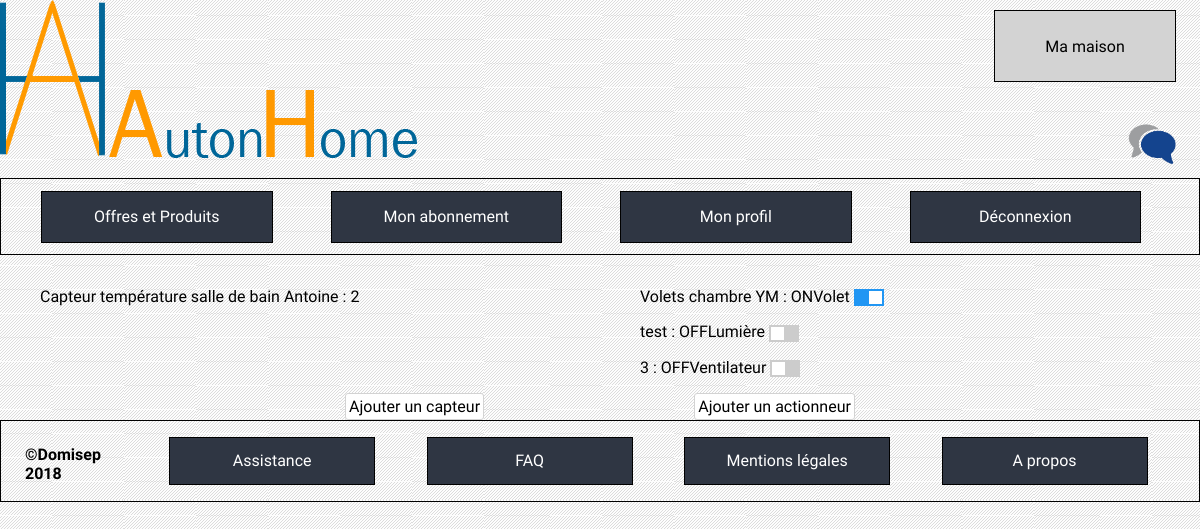
Screenshot of /index.php?cible=mamaison&id=3&idroom=1&roomchoice=4 (signed in) with the database file from the repository.
### tables this page shows
CREATE TABLE `data` (
  `ID` int(11) NOT NULL,
  `dateTime` datetime NOT NULL,
  `value` int(50) NOT NULL,
  `id_sensor` int(10) NOT NULL
);

CREATE TABLE `sensor` (
  `ID` int(11) NOT NULL,
  `cardNumber` varchar(255) DEFAULT NULL,
  `objectNumber` varchar(255) DEFAULT NULL,
  `name` varchar(50) NOT NULL,
  `state` varchar(10) NOT NULL,
  `id_room` int(10) NOT NULL,
  `id_sensorType` int(10) NOT NULL
);

CREATE TABLE `effector` (
  `ID` int(11) NOT NULL,
  `cardNumber` varchar(255) DEFAULT NULL,
  `objectNumber` varchar(255) DEFAULT NULL,
  `name` varchar(30) NOT NULL,
  `action` varchar(30) NOT NULL,
  `state` varchar(20) NOT NULL,
  `id_room` int(10) NOT NULL,
  `id_effectorType` int(10) NOT NULL
);

CREATE TABLE `effector_type` (
  `ID` int(11) NOT NULL,
  `type` varchar(20) NOT NULL
);

### index.php (called while the page is built, shortened)
<?php
if(isset($_GET['cible']) && !empty($_GET['cible'])) {
    $url = $_GET['cible'];
} else {
    $url = 'accueil';
}
include('controleurs/' . $url . '.php');

### modele/device.php (called while the page is built, shortened)
<?php
    function getDataFromRoomId($bdd,$idRoom){
        $sensors = $bdd->prepare('
            SELECT data.ID,name, dateTime, data.value, state, cardNumber, objectNumber
            FROM data
              INNER JOIN
              (
                Select MAX(dateTime) as latestDate, value, id_sensor
                FROM data
                Group by id_sensor
              ) max
                on data.dateTime = max.latestDate
                   and data.id_sensor = max.id_sensor
              inner join sensor
                on data.id_sensor = sensor.ID
              inner join sensor_type on sensor.id_sensorType = sensor_type.ID
            where id_room = :idroom
        ');
        $effectors = $bdd->prepare('
        select effector.ID, name, action, state, effector_type.type from effector
        inner join
        effector_type on  effector_type.ID = effector.id_effectorType
        where id_room = :idroom
        ');
        $sensors->bindParam('idroom', $idRoom);
        $effectors->bindParam('idroom',$idRoom);
        $sensors->execute();
        $effectors->execute();
        return array($sensors->fetchAll(), $effectors->fetchAll());
}

### vues/roomeffector.php (the view, shortened to what this page needs)
<section>
    <div class="device-container">
    <div class="sensor-container">
        <?php
        foreach ($devices[0] as $sensor){?>
        <ul>
            <li><?php echo($sensor['name'].' : '.$sensor['value']);?></li>
        </ul>
        <?php }
        ?>
    </div>
    <div class="effector-container">
        <?php
        foreach ($devices[1] as $effector){ ?>
            <ul>
                <li><span><?php echo($effector['name'].' : <span id="effector-'.$effector['ID'].'">'.$effector['action'].'</span>'.$effector['type']);?></span>
                    <?php
                    switch ($effector['type']){
                        case 'Volet':
                            echo('<span><label class="switch">
                              </sp><input onchange="postActionTOR(this.id)" '.($effector["action"]=="ON"?"checked":"").' type="checkbox" class="sliderEffector" id='.$effector["ID"].'>
                              <span class="slider"></span>
                              </label></span>');
                            break;
                        case 'Ventilateur':
                            echo('<span><label class="switch">
                              <input onchange="postActionTOR(this.id)" '.($effector["action"]=="ON"?"checked":"").' type="checkbox" class="sliderEffector" id='.$effector["ID"].'>
                              <span class="slider"></span>
                              </label></span>');
                            break;
                        case 'Lumière':
                            echo('<span><label class="switch">
                              <input onchange="postActionTOR(this.id)" '.($effector["action"]=="ON"?"checked":"").' type="checkbox" class="sliderEffector" id='.$effector["ID"].'>
                              <span class="slider"></span>
                              </label></span>');
                            break;
                    };?></li>
            </ul>
        <?php }
        ?>
    </div>
    </div>
    <div class="add-button">
        <div class="ajoutCapteur">
            <a class="text" href=<?php echo("index.php?cible=ajoutcapteur&id=".$_GET['id'].'&idroom='.$_GET['idroom'].'&roomchoice='.$_GET['roomchoice']); ?>>Ajouter un capteur</a>
        </div>
        <div class="ajoutEffector">
            <a class="text" href=<?php echo("index.php?cible=ajouteffector&id=".$_GET['id'].'&idroom='.$_GET['idroom'].'&roomchoice='.$_GET['roomchoice']); ?>>Ajouter un actionneur</a>
        </div>
    </div>
</section>
<?php require ('footer.php'); ?>

### vues/CSS/all.css (style rules this page uses)
body { font-family: 'Muli', sans-serif; background: url("../../ressources/pictures/fondblanc.jpg") fixed ; margin: 0; }

### vues/CSS/mamaison.css (style rules this page uses)
.switch { position: relative; display: inline-block; width: 30px; height: 17px; }
.slider { position: absolute; cursor: pointer; top: 0; left: 0; right: 0; bottom: 0; background-color: #ccc; -webkit-transition: .4s; transition: .4s; }
.slider:before { position: absolute; content: ""; height: 13px; width: 13px; left: 2px; bottom: 2px; background-color: white; -webkit-transition: .4s; transition: .4s; }
input:checked + .slider { background-color: #2196F3; }
input:checked + .slider:before { -webkit-transform: translateX(13px); -ms-transform: translateX(13px); transform: translateX(13px); }
.switch { vertical-align: middle; }
.device-container { display: flex; }
.add-button { width: 60%; margin-left: auto; margin-right: auto; display: flex; justify-content: space-around; }
.add-button div { border: 1px solid lightgrey; background-color: white; border-radius: 3px; padding: 3px; }
.add-button div a { color: black; text-decoration: none; }
.effector-container, .sensor-container { width: 50%; }
.device-container div li { list-style: none; }

### rows the page displays
data: id_sensor.name "Capteur température salle de bain Antoine", value "2"
effector: name "Volets chambre YM", action "ON", effector_type.type "Volet"
effector: name "test", action "OFF", effector_type.type "Lumière"
effector: name "3", action "OFF", effector_type.type "Ventilateur"
